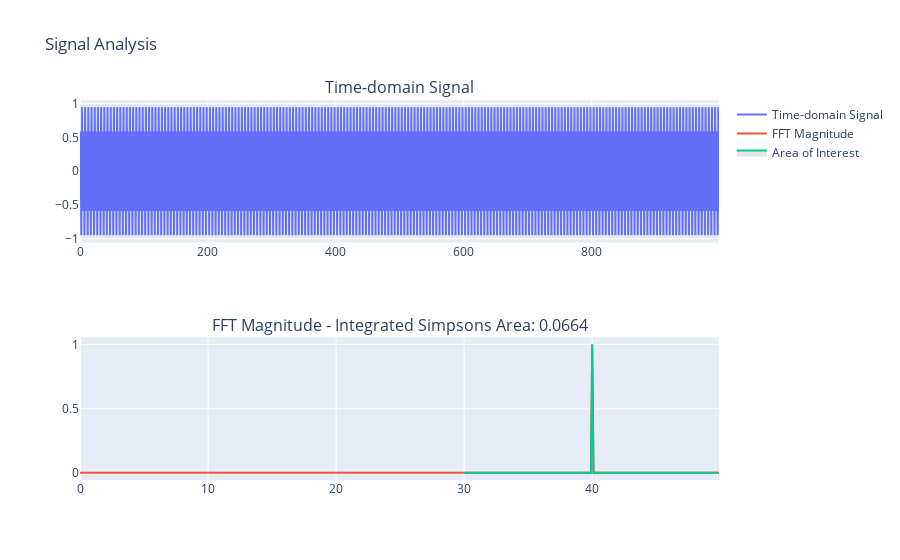

Here is the notebook cell this chart was saved with:
### Code cell
if __name__ == "__main__":
    TIMESTEP = 0.01
    NUMSAMPLES = 1000
    MOD_FREQ_HZ = 40
    CHANNEL_SEPARATION_HZ = 40

    signal = generate_signal(TIMESTEP, NUMSAMPLES)
    visualize_signal_and_fft_simpsons(signal, TIMESTEP, MOD_FREQ_HZ, CHANNEL_SEPARATION_HZ)

### Figure 1 — Plotly figure (JSON) as saved in the notebook; plotly's stock layout.template omitted (floating-point values rounded to 4 significant figures; data arrays with more than 128 entries replaced by an {"elided": "..."} marker saying what was removed)
{"data": [{"mode": "lines", "name": "Time-domain Signal", "type": "scatter", "xaxis": "x", "y": {"elided": "1000 float values"}, "yaxis": "y"}, {"mode": "lines", "name": "FFT Magnitude", "type": "scatter", "x": {"elided": "500 float values"}, "xaxis": "x2", "y": {"elided": "500 float values"}, "yaxis": "y2"}, {"fill": "tozeroy", "fillcolor": "rgba(127, 127, 127, 0.2)", "name": "Area of Interest", "type": "scatter", "x": {"elided": "199 float values"}, "xaxis": "x2", "y": {"elided": "199 float values"}, "yaxis": "y2"}], "layout": {"annotations": [{"font": {"size": 16}, "showarrow": false, "text": "Time-domain Signal", "x": 0.5, "xanchor": "center", "xref": "paper", "y": 1, "yanchor": "bottom", "yref": "paper"}, {"font": {"size": 16}, "showarrow": false, "text": "FFT Magnitude - Integrated Simpsons Area: 0.0664", "x": 0.5, "xanchor": "center", "xref": "paper", "y": 0.375, "yanchor": "bottom", "yref": "paper"}], "title": {"text": "Signal Analysis"}, "xaxis": {"anchor": "y", "domain": [0, 1]}, "xaxis2": {"anchor": "y2", "domain": [0, 1]}, "yaxis": {"anchor": "x", "domain": [0.625, 1]}, "yaxis2": {"anchor": "x2", "domain": [0, 0.375]}}}
